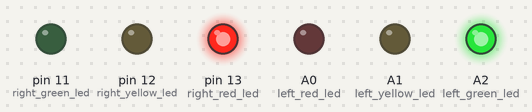
The sketch below on a simulated Arduino Uno, built with avr-gcc and run on an emulated ATmega328P. On the bench: output pins drawn as LEDs (lit = HIGH).

Above: at 0.5 s.
At 1.5 s:
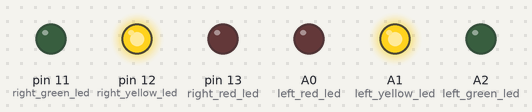
At 5.5 s:
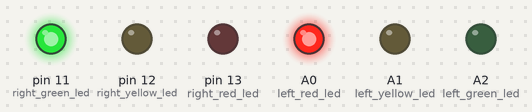
Timing chart, 0 to 6.9 s (numbered marks = the images above):
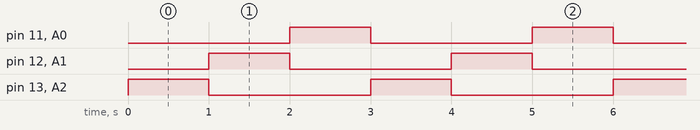

The sketch:

first_2.ino
```cpp
const int left_red_led = A0;
const int left_yellow_led = A1;
const int left_green_led = A2;

const int right_red_led = 13;
const int right_yellow_led = 12;
const int right_green_led = 11;
void setup() {
  pinMode(right_red_led,OUTPUT);
  pinMode(right_yellow_led,OUTPUT);
  pinMode(right_green_led,OUTPUT);

  digitalWrite(right_red_led,LOW);
  digitalWrite(right_yellow_led,LOW);
  digitalWrite(right_green_led,LOW);

  pinMode(left_red_led,OUTPUT);
  pinMode(left_yellow_led,OUTPUT);
  pinMode(left_green_led,OUTPUT);

  analogWrite(right_red_led,LOW);
  analogWrite(right_yellow_led,LOW);
  analogWrite(right_green_led,LOW);


}

void loop() {
  digitalWrite(right_red_led,HIGH);
  digitalWrite(right_yellow_led,LOW);
  digitalWrite(right_green_led,LOW);
  digitalWrite(left_red_led,LOW);
  digitalWrite(left_yellow_led,LOW);
  digitalWrite(left_green_led,HIGH);
  delay(1000);

  digitalWrite(right_red_led,LOW);
  digitalWrite(right_yellow_led,HIGH);
  digitalWrite(right_green_led,LOW);
  digitalWrite(left_red_led,LOW);
  digitalWrite(left_yellow_led,HIGH);
  digitalWrite(left_green_led,LOW);
  delay(1000);

  digitalWrite(right_red_led,LOW);
  digitalWrite(right_yellow_led,LOW);
  digitalWrite(right_green_led,HIGH);
  digitalWrite(left_red_led,HIGH);
  digitalWrite(left_yellow_led,LOW);
  digitalWrite(left_green_led,LOW);
  delay(1000);


}
```

Measured:
- by itself, pin 11 (right_green_led), pin 12 (right_yellow_led), pin 13 (right_red_led), A0 (left_red_led), A1 (left_yellow_led), A2 (left_green_led): alternates HIGH for 1.0 s and LOW for 2.0 s
- by itself, everything shown: repeats every 3.0 s, in 3 steps
